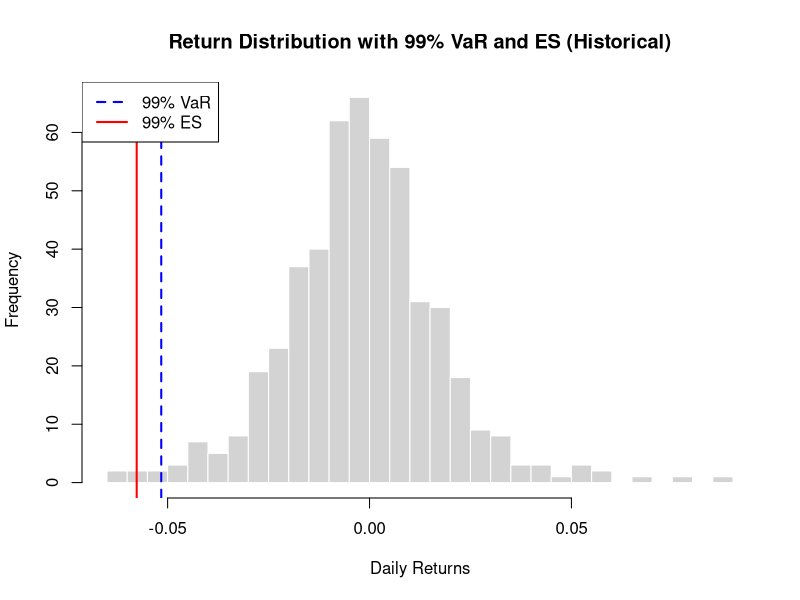

Write R code to recreate this figure.
# =====================================================================
#VaR & Expected Shortfall (ES) - 3 Methods in R
# =====================================================================
set.seed(42) #For reproducibility

# 1. SETUP & GENERATE SAMPLE DATA (or load CSV: data <- read.csv("prices.csv"))

#sample size of historical daily observations
N <- 500

#we generate N=500 synthetic daily stock returns that behave like real financial markets 
#by using a fat-tailed Student t distribution
#rt simulates random draws from the t-distribution
#expected daily return (mu)=0.0005
#volatility(sigma)=0.015
returns <- rt(N, df = 5) * 0.015 + 0.0005

#portfolio value: 1,000,000 euros
portfolio_value <- 1000000

#a=99% confidence level, so tail probability 1-a=0.01
alpha <- 0.99


# ---------------------------------------------------------------------
# METHOD 1: PARAMETRIC METHOD (Using Normal Distribution)
# ---------------------------------------------------------------------

#We assume returns follow a Normal distribution R~N(μ,σ^2) or a student-t distribution
#if we want heavier tails.


#sample mean of the returns
mu <- mean(returns)

#sample standard deviation of the returns
sigma <- sd(returns)

#z-score for 99% confidence (2.3263)
z_alpha <- qnorm(alpha)

#Parametric VaR (as positive loss %)
VaR_param_per <- -mu + z_alpha * sigma

#Parametric ES (as positive loss %)
ES_param_per <- -mu + sigma * (dnorm(z_alpha) / (1 - alpha))

#convert the percentages to euros
#we multiply the percentage loss metrics by the 1,000,000 portfolio value
VaR_param_eur <- portfolio_value * VaR_param_per
ES_param_eur <- portfolio_value * ES_param_per


#---------------------------------------------------------------------
# METHOD 2: HISTORICAL SIMULATION (Non-Parametric)
#---------------------------------------------------------------------

#we compute the empirical samle quantile at probability 1-a=0.01 to find VaR
cutoff_hist <- quantile(returns, probs = 1 - alpha)

#VaR is the positive loss value of that cutoff
VaR_hist_per <- -as.numeric(cutoff_hist)

#ES is the average of all returns strictly worse than or equal to the cutoff
tail_returns_hist <- returns[returns <= cutoff_hist]
ES_hist_per <- -mean(tail_returns_hist)

#convert the percentages to euros
#we multiply the percentage loss metrics by the 1,000,000 portfolio value
VaR_hist_eur <- portfolio_value * VaR_hist_per
ES_hist_eur <- portfolio_value * ES_hist_per


# ---------------------------------------------------------------------
#METHOD 3: MONTE CARLO SIMULATION
# ---------------------------------------------------------------------

#Number of Monte Carlo simulations
M<-50000

#Simulate M=50,000 random daily returns from Normal(mu, sigma)
sim_returns <- rnorm(M, mean = mu, sd = sigma)

#Find the (1 - alpha) quantile of simulated returns
cutoff_mc <- quantile(sim_returns, probs = 1 - alpha)

VaR_mc_per <- -as.numeric(cutoff_mc)

#Average of simulated returns in the worst 1% tail in order to compute the ES
tail_returns_mc <- sim_returns[sim_returns <= cutoff_mc]
ES_mc_per <- -mean(tail_returns_mc)

##convert the percentages to euros
#we multiply the percentage loss metrics by the 1,000,000 portfolio value
VaR_mc_eur <- portfolio_value * VaR_mc_per
ES_mc_eur <- portfolio_value * ES_mc_per


# ---------------------------------------------------------------------
# 4. SUMMARY TABLE OF RESULTS
# ---------------------------------------------------------------------
results <- data.frame(
  Method = c("Parametric (Normal)", "Historical Simulation", "Monte Carlo (Normal)"),
  VaR_per = round(c(VaR_param_per, VaR_hist_per, VaR_mc_per) * 100, 2),
  ES_per = round(c(ES_param_per, ES_hist_per, ES_mc_per) * 100, 2),
  VaR_EUR = round(c(VaR_param_eur, VaR_hist_eur, VaR_mc_eur), 0),
  ES_EUR = round(c(ES_param_eur, ES_hist_eur, ES_mc_eur), 0))
print(results)

# ---------------------------------------------------------------------
#Return Distribution Histogram
# ---------------------------------------------------------------------
hist(returns, breaks = 40, main = "Return Distribution with 99% VaR and ES (Historical)",
     xlab = "Daily Returns", col = "lightgray", border = "white")
     abline(v = -VaR_hist_per, col = "blue", lwd = 2, lty = 2)
     abline(v = -ES_hist_per,  col = "red",  lwd = 2, lty = 1)
     legend("topleft", legend = c("99% VaR", "99% ES"),
     col = c("blue", "red"), lty = c(2, 1), lwd = 2)
     
